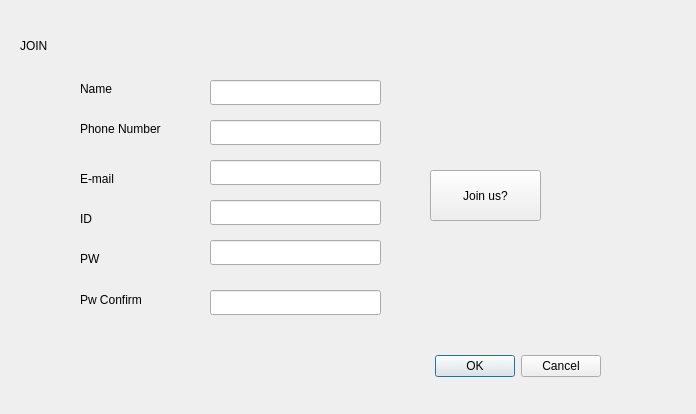
<?xml version="1.0" encoding="UTF-8"?>
<ui version="4.0">
 <class>JoinWindow</class>
 <widget class="QDialog" name="JoinWindow">
  <property name="geometry">
   <rect>
    <x>0</x>
    <y>0</y>
    <width>696</width>
    <height>414</height>
   </rect>
  </property>
  <property name="windowTitle">
   <string>Dialog</string>
  </property>
  <widget class="QDialogButtonBox" name="buttonBox">
   <property name="geometry">
    <rect>
     <x>260</x>
     <y>350</y>
     <width>341</width>
     <height>32</height>
    </rect>
   </property>
   <property name="orientation">
    <enum>Qt::Horizontal</enum>
   </property>
   <property name="standardButtons">
    <set>QDialogButtonBox::Cancel|QDialogButtonBox::Ok</set>
   </property>
  </widget>
  <widget class="QLineEdit" name="nameLineEdit">
   <property name="geometry">
    <rect>
     <x>210</x>
     <y>80</y>
     <width>171</width>
     <height>25</height>
    </rect>
   </property>
  </widget>
  <widget class="QPushButton" name="joinBtn">
   <property name="geometry">
    <rect>
     <x>430</x>
     <y>170</y>
     <width>111</width>
     <height>51</height>
    </rect>
   </property>
   <property name="text">
    <string>Join us?</string>
   </property>
  </widget>
  <widget class="QLabel" name="pwConfirmLabel">
   <property name="geometry">
    <rect>
     <x>80</x>
     <y>290</y>
     <width>91</width>
     <height>20</height>
    </rect>
   </property>
   <property name="text">
    <string>Pw Confirm</string>
   </property>
  </widget>
  <widget class="QLabel" name="phonelabel">
   <property name="geometry">
    <rect>
     <x>80</x>
     <y>120</y>
     <width>111</width>
     <height>17</height>
    </rect>
   </property>
   <property name="text">
    <string>Phone Number</string>
   </property>
  </widget>
  <widget class="QLabel" name="pwLabel">
   <property name="geometry">
    <rect>
     <x>80</x>
     <y>250</y>
     <width>67</width>
     <height>17</height>
    </rect>
   </property>
   <property name="text">
    <string>PW</string>
   </property>
  </widget>
  <widget class="QLineEdit" name="confirmPwLineEdit">
   <property name="geometry">
    <rect>
     <x>210</x>
     <y>290</y>
     <width>171</width>
     <height>25</height>
    </rect>
   </property>
  </widget>
  <widget class="QLabel" name="nameLabel">
   <property name="geometry">
    <rect>
     <x>80</x>
     <y>80</y>
     <width>51</width>
     <height>17</height>
    </rect>
   </property>
   <property name="text">
    <string>Name</string>
   </property>
  </widget>
  <widget class="QLabel" name="joinLabel">
   <property name="geometry">
    <rect>
     <x>20</x>
     <y>30</y>
     <width>41</width>
     <height>31</height>
    </rect>
   </property>
   <property name="text">
    <string>JOIN</string>
   </property>
  </widget>
  <widget class="QLineEdit" name="phoneLineEdit">
   <property name="geometry">
    <rect>
     <x>210</x>
     <y>120</y>
     <width>171</width>
     <height>25</height>
    </rect>
   </property>
  </widget>
  <widget class="QLabel" name="idLabel">
   <property name="geometry">
    <rect>
     <x>80</x>
     <y>210</y>
     <width>67</width>
     <height>17</height>
    </rect>
   </property>
   <property name="text">
    <string>ID</string>
   </property>
  </widget>
  <widget class="QLineEdit" name="pwLineEdit">
   <property name="geometry">
    <rect>
     <x>210</x>
     <y>240</y>
     <width>171</width>
     <height>25</height>
    </rect>
   </property>
  </widget>
  <widget class="QLabel" name="emailLabel">
   <property name="geometry">
    <rect>
     <x>80</x>
     <y>170</y>
     <width>67</width>
     <height>17</height>
    </rect>
   </property>
   <property name="text">
    <string>E-mail</string>
   </property>
  </widget>
  <widget class="QLineEdit" name="emailLineEdit">
   <property name="geometry">
    <rect>
     <x>210</x>
     <y>160</y>
     <width>171</width>
     <height>25</height>
    </rect>
   </property>
  </widget>
  <widget class="QLineEdit" name="idLineEdit">
   <property name="geometry">
    <rect>
     <x>210</x>
     <y>200</y>
     <width>171</width>
     <height>25</height>
    </rect>
   </property>
  </widget>
 </widget>
 <resources/>
 <connections>
  <connection>
   <sender>buttonBox</sender>
   <signal>accepted()</signal>
   <receiver>JoinWindow</receiver>
   <slot>accept()</slot>
   <hints>
    <hint type="sourcelabel">
     <x>248</x>
     <y>254</y>
    </hint>
    <hint type="destinationlabel">
     <x>157</x>
     <y>274</y>
    </hint>
   </hints>
  </connection>
  <connection>
   <sender>buttonBox</sender>
   <signal>rejected()</signal>
   <receiver>JoinWindow</receiver>
   <slot>reject()</slot>
   <hints>
    <hint type="sourcelabel">
     <x>316</x>
     <y>260</y>
    </hint>
    <hint type="destinationlabel">
     <x>286</x>
     <y>274</y>
    </hint>
   </hints>
  </connection>
 </connections>
</ui>
